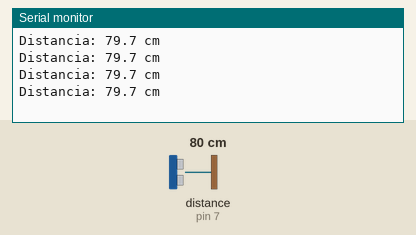
Recording of a sketch running on a simulated Arduino Uno, built with avr-gcc and run on an emulated ATmega328P. Parts: the last lines printed to the serial monitor. Wiring (inferred from the names in the program): ultrasonic range finder: trigger pin 6; echo pin 7. Inputs (shaded band) come from the test bench; at power-on: distance to the obstacle (sensor on pin 7) 80 cm. The echo pulse lasts 58.3 µs per cm.

Above: at 1.2 s.
1.3 s: distance to the obstacle (sensor on pin 7) set to 2 cm
At 1.73 s:
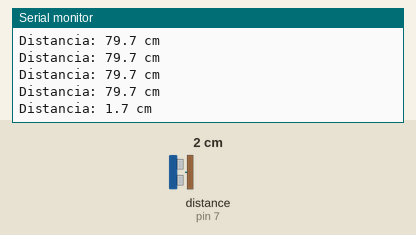
2.8 s: distance to the obstacle (sensor on pin 7) set to 4 cm
At 2.94 s:
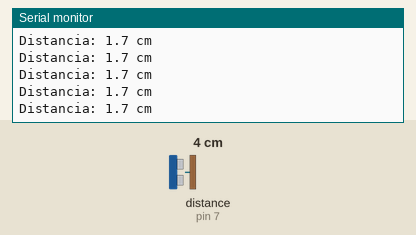
4.3 s: distance to the obstacle (sensor on pin 7) set to 60 cm
At 4.45 s:
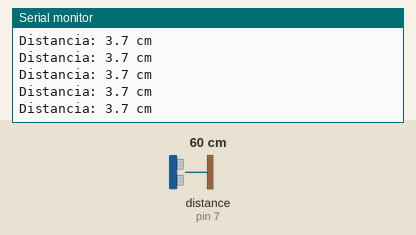
7.3 s: distance to the obstacle (sensor on pin 7) set to 9 cm
At 7.49 s:
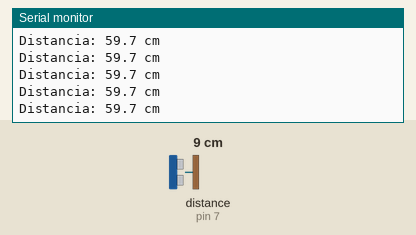
Timing chart, 0 to 10.3 s (numbered marks = the images above; inputs shaded):
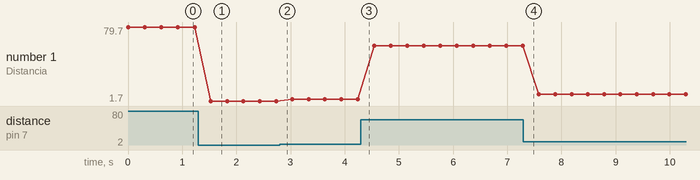

The sketch:

P15_distancia.ino
```cpp
/*
  P15 · Medidor de distancia con ultrasonido (HC-SR04)        Sesión 8
  ------------------------------------------------------------------
  Qué hace: mide la distancia a un objeto y la muestra en centímetros en el Monitor Serie.

  Conexiones del HC-SR04 (4 pines; se enchufa en el protoboard con el sensor mirando hacia afuera):
    VCC  -> 5 V  (riel rojo)
    TRIG -> pin 6
    ECHO -> pin 7
    GND  -> GND  (riel azul)
  Lee las letras impresas en TU sensor (VCC, Trig, Echo, GND) antes de conectar.

  Ideas clave:
    - El sensor manda un "chirrido" ultrasónico (TRIG) y mide cuánto tarda en volver (ECHO).
    - distancia = tiempo x velocidad del sonido / 2   (va y regresa, por eso se divide entre 2)
    - La velocidad del sonido es unos 343 m/s = 0.0343 cm por microsegundo.
    - Este código NO necesita instalar ninguna librería.
    - Hoja de datos del kit: alimentación 5 V, 15 mA, alcance de 2 cm a 4 m, ángulo de medición
      de unos 15 grados y pulso de disparo de 10 microsegundos como mínimo.

  Las telas y las superficies inclinadas devuelven mal el eco.

  Retos:  - Compara la medida con una regla en 10, 20 y 50 cm.
          - Prueba con distintos materiales (libro, tela, mano). ¿Cuál se mide peor?
          - Acerca el objeto a menos de 2 cm. ¿Qué mide el sensor?
*/

const int PIN_TRIG = 6;
const int PIN_ECHO = 7;

void setup() {
  pinMode(PIN_TRIG, OUTPUT);
  pinMode(PIN_ECHO, INPUT);
  Serial.begin(9600);
}

void loop() {
  // 1) manda un pulso de 10 microsegundos
  digitalWrite(PIN_TRIG, LOW);
  delayMicroseconds(2);
  digitalWrite(PIN_TRIG, HIGH);
  delayMicroseconds(10);
  digitalWrite(PIN_TRIG, LOW);

  // 2) mide cuánto tarda el eco (máximo 30 ms de espera = unos 5 m)
  long duracion = pulseIn(PIN_ECHO, HIGH, 30000UL);

  // 3) convierte a centímetros
  if (duracion == 0) {
    Serial.println("Sin eco (fuera de alcance)");
  } else {
    float distanciaCm = duracion * 0.0343 / 2.0;
    Serial.print("Distancia: ");
    Serial.print(distanciaCm, 1);
    Serial.println(" cm");
  }
  delay(300);
}
```

Measured:
- after the input at 1.3 s, the serial monitor: prints a new line after 0.23 s (image 1)
- plotted number 1: 79.7 → 1.7 after the input at 1.3 s, 1.7 → 3.7 after the input at 2.8 s, 3.7 → 59.7 after the input at 4.3 s, 59.7 → 8.7 after the input at 7.3 s
